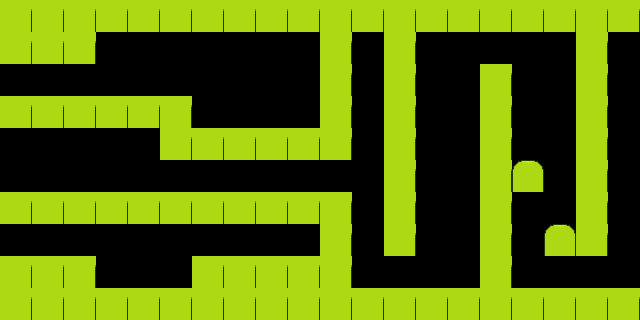

The image is a tile-based game level rendered from a .tmx file. Its description and complete source (layers, tilesets, objects, tile grids) follow:
An orthogonal 20x10 tile map with 32x32 px tiles, 1 tile layer (ObstacleLayer), 1 hidden layer not drawn.

<map version="1.0" tiledversion="2018.03.04" orientation="orthogonal" renderorder="right-down" width="20" height="10" tilewidth="32" tileheight="32" infinite="0" nextobjectid="4">
 <tileset firstgid="1" name="GroundTileset" tilewidth="32" tileheight="32" tilecount="12" columns="6">
  <image source="tileset.png" width="192" height="64" />
 </tileset>
 <layer name="BackgroundLayer" width="20" height="10" visible="0">
  <data encoding="csv">
0,0,0,0,0,0,0,0,0,0,0,0,0,0,0,0,0,0,0,0,
3,3,3,1,1,1,1,1,1,1,6,1,1,1,1,1,1,1,1,3,
1,1,1,1,1,1,1,1,1,6,6,1,1,1,1,1,1,1,1,1,
1,1,1,1,6,1,1,1,6,6,1,1,1,1,1,1,1,1,1,1,
1,1,1,1,1,1,1,6,1,1,1,1,1,1,1,1,1,1,1,1,
3,1,1,1,1,6,6,1,1,1,1,1,1,1,1,1,1,1,1,1,
1,1,1,1,1,6,6,1,1,1,1,1,1,6,6,1,1,1,1,1,
7,7,7,1,6,1,6,1,1,1,1,1,1,1,1,1,1,1,1,1,
3,3,3,6,1,1,1,1,1,1,1,1,1,1,1,1,1,1,1,9,
0,0,0,0,0,0,0,0,0,0,0,0,0,0,0,0,0,0,0,0
</data>
 </layer>
 <layer name="ObstacleLayer" width="20" height="10">
  <data encoding="csv">
5,5,5,5,5,5,5,5,5,5,5,5,5,5,5,5,5,5,5,5,
5,5,5,0,0,0,0,0,0,0,5,0,5,0,0,0,0,0,5,0,
0,0,0,0,0,0,0,0,0,0,5,0,5,0,0,5,0,0,5,0,
5,5,5,5,5,5,0,0,0,0,5,0,5,0,0,5,0,0,5,0,
0,0,0,0,0,5,5,5,5,5,5,0,5,0,0,5,0,0,5,0,
0,0,0,0,0,0,0,0,0,0,0,0,5,0,0,5,4,0,5,0,
5,5,5,5,5,5,5,5,5,5,5,0,5,0,0,5,0,0,5,0,
0,0,0,0,0,0,0,0,0,0,5,0,5,0,0,5,0,4,5,0,
5,5,5,0,0,0,5,5,5,5,5,0,0,0,0,5,0,0,0,0,
5,5,5,5,5,5,5,5,5,5,5,5,5,5,5,5,5,5,5,5
</data>
 </layer>
</map>